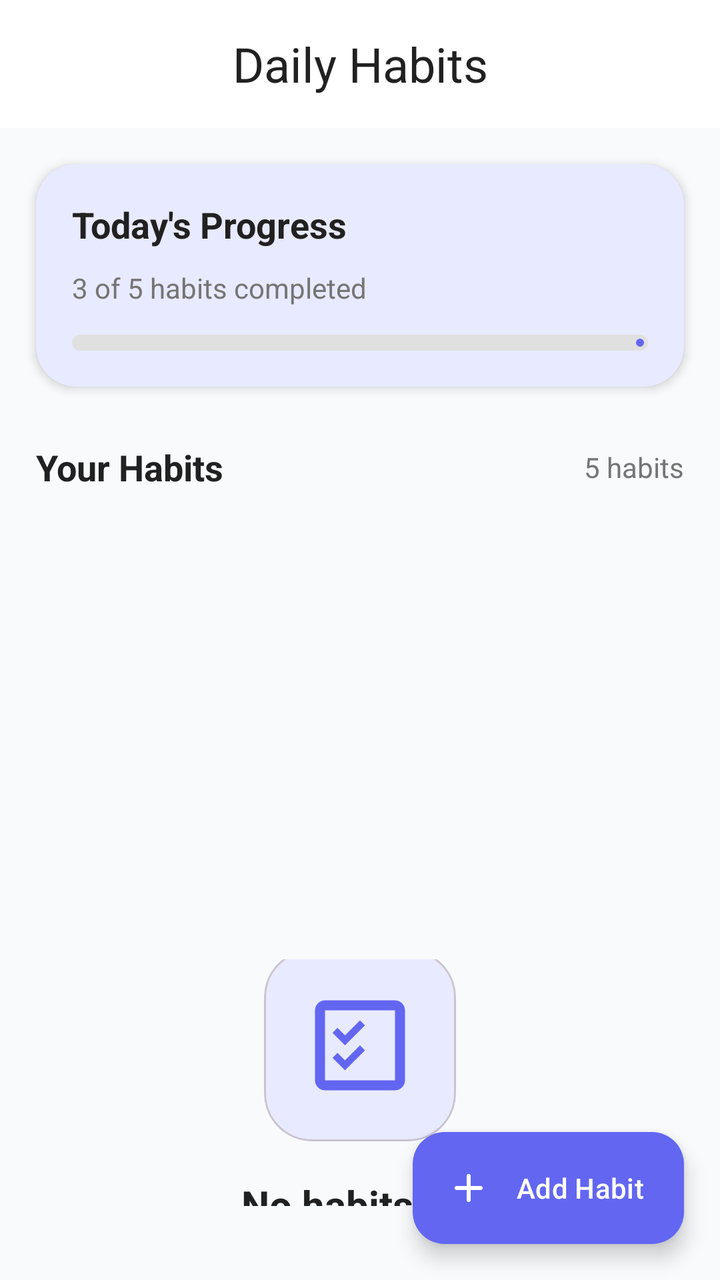
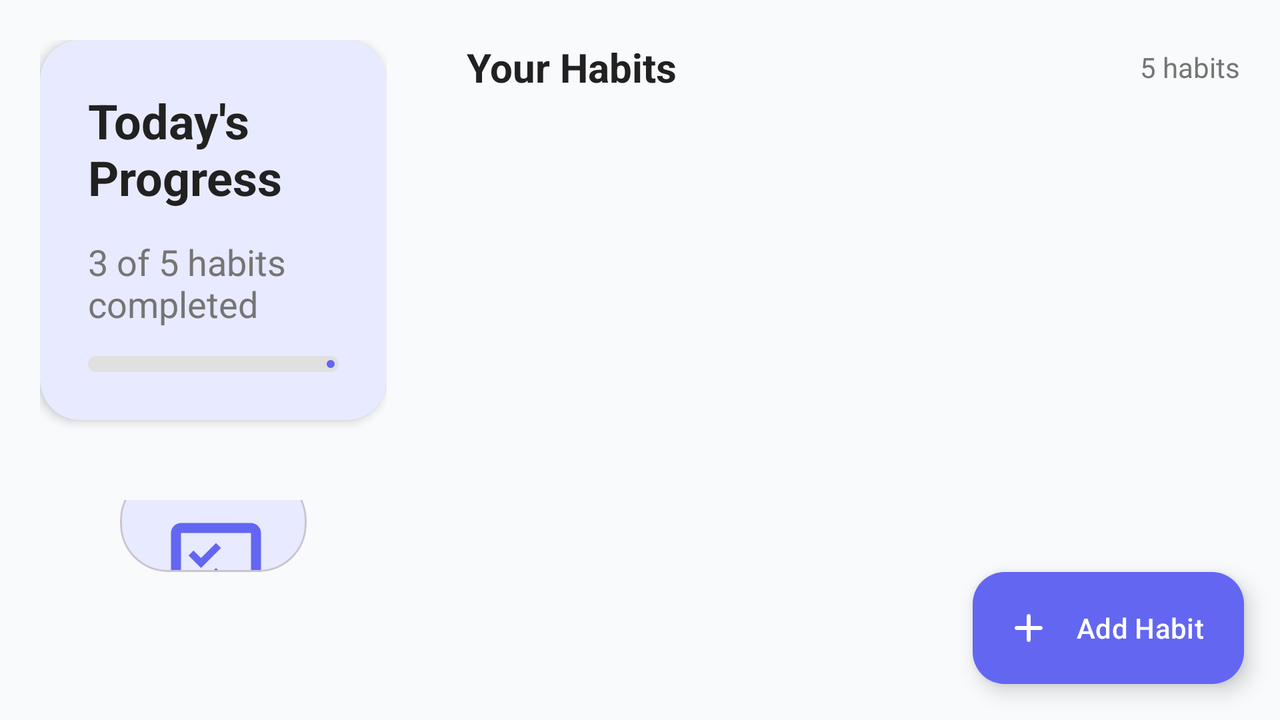

Compare how this app lays out the same screen by default and in its alternative resource folder. The renders come first, then the two layout files and the values they reference.
<!-- AndroidManifest.xml: application theme Theme.SoulFlow -->
<!-- res/layout/fragment_habits.xml -->
<?xml version="1.0" encoding="utf-8"?>
<androidx.coordinatorlayout.widget.CoordinatorLayout xmlns:android="http://schemas.android.com/apk/res/android"
    xmlns:app="http://schemas.android.com/apk/res-auto"
    xmlns:tools="http://schemas.android.com/tools"
    android:layout_width="match_parent"
    android:layout_height="match_parent"
    android:background="@color/background"
    android:fitsSystemWindows="true">

    
    <LinearLayout
        android:layout_width="match_parent"
        android:layout_height="match_parent"
        android:orientation="vertical">

        
        <com.google.android.material.appbar.AppBarLayout
            android:layout_width="match_parent"
            android:layout_height="wrap_content"
            android:background="@color/surface"
            app:elevation="0dp">

            <com.google.android.material.appbar.MaterialToolbar
                android:id="@+id/toolbar"
                android:layout_width="match_parent"
                android:layout_height="?attr/actionBarSize"
                android:paddingStart="@dimen/spacing_large"
                android:paddingEnd="@dimen/spacing_large"
                app:title="@string/habits_title"
                app:titleTextAppearance="@style/TextAppearance.Material3.HeadlineSmall"
                app:titleTextColor="@color/text_primary"
                app:titleCentered="true" />

        </com.google.android.material.appbar.AppBarLayout>

        
        <com.google.android.material.card.MaterialCardView
            android:layout_width="match_parent"
            android:layout_height="wrap_content"
            android:layout_marginHorizontal="@dimen/spacing_large"
            android:layout_marginTop="@dimen/spacing_large"
            android:layout_marginBottom="@dimen/spacing_medium"
            app:cardCornerRadius="@dimen/card_corner_radius_large"
            app:cardElevation="@dimen/card_elevation_medium"
            app:cardBackgroundColor="@color/card_habit"
            app:strokeWidth="0dp">

            <LinearLayout
                android:layout_width="match_parent"
                android:layout_height="wrap_content"
                android:orientation="vertical"
                android:padding="@dimen/spacing_large">

                <TextView
                    android:layout_width="wrap_content"
                    android:layout_height="wrap_content"
                    android:text="@string/today_progress"
                    android:textColor="@color/text_primary"
                    android:textSize="@dimen/text_size_headline_small"
                    android:textStyle="bold" />

                <TextView
                    android:id="@+id/tv_progress_summary"
                    android:layout_width="wrap_content"
                    android:layout_height="wrap_content"
                    android:layout_marginTop="@dimen/spacing_small"
                    android:text="0 of 0 habits completed"
                    android:textColor="@color/text_secondary"
                    android:textSize="@dimen/text_size_body_medium"
                    tools:text="3 of 5 habits completed" />

                <com.google.android.material.progressindicator.LinearProgressIndicator
                    android:id="@+id/progress_bar_daily"
                    android:layout_width="match_parent"
                    android:layout_height="wrap_content"
                    android:layout_marginTop="@dimen/spacing_medium"
                    android:progress="60"
                    app:trackCornerRadius="4dp"
                    app:trackThickness="8dp"
                    app:indicatorColor="@color/progress_complete"
                    app:trackColor="@color/progress_incomplete" />

            </LinearLayout>

        </com.google.android.material.card.MaterialCardView>

        
        <LinearLayout
            android:layout_width="match_parent"
            android:layout_height="wrap_content"
            android:layout_marginTop="@dimen/spacing_medium"
            android:layout_marginHorizontal="@dimen/spacing_large"
            android:layout_marginBottom="@dimen/spacing_small"
            android:orientation="horizontal"
            android:gravity="center_vertical">

            <TextView
                android:layout_width="0dp"
                android:layout_height="wrap_content"
                android:layout_weight="1"
                android:text="Your Habits"
                android:textColor="@color/text_primary"
                android:textSize="@dimen/text_size_headline_small"
                android:textStyle="bold" />

            <TextView
                android:id="@+id/tv_habit_count"
                android:layout_width="wrap_content"
                android:layout_height="wrap_content"
                android:text="0 habits"
                android:textColor="@color/text_secondary"
                android:textSize="@dimen/text_size_body_medium"
                tools:text="5 habits" />

        </LinearLayout>

        <androidx.recyclerview.widget.RecyclerView
            android:id="@+id/recycler_habits"
            android:layout_width="match_parent"
            android:layout_height="0dp"
            android:layout_weight="1"
            android:clipToPadding="false"
            android:paddingTop="@dimen/spacing_small"
            android:paddingBottom="80dp"
            tools:listitem="@layout/item_habit" />

        
        <LinearLayout
            android:id="@+id/layout_empty_state"
            android:layout_width="match_parent"
            android:layout_height="0dp"
            android:layout_weight="1"
            android:gravity="center"
            android:orientation="vertical"
            android:padding="@dimen/spacing_huge"
            android:visibility="gone"
            tools:visibility="visible">

            <com.google.android.material.card.MaterialCardView
                android:layout_width="wrap_content"
                android:layout_height="wrap_content"
                app:cardCornerRadius="24dp"
                app:cardElevation="0dp"
                app:cardBackgroundColor="@color/card_habit">

                <ImageView
                    android:layout_width="96dp"
                    android:layout_height="96dp"
                    android:padding="@dimen/spacing_large"
                    android:src="@drawable/ic_habits"
                    app:tint="@color/primary" />

            </com.google.android.material.card.MaterialCardView>

            <TextView
                android:layout_width="wrap_content"
                android:layout_height="wrap_content"
                android:layout_marginTop="@dimen/spacing_large"
                android:text="No habits yet"
                android:textColor="@color/text_primary"
                android:textSize="@dimen/text_size_headline_medium"
                android:textStyle="bold" />

            <TextView
                android:layout_width="wrap_content"
                android:layout_height="wrap_content"
                android:layout_marginTop="@dimen/spacing_small"
                android:gravity="center"
                android:text="Start building healthy habits by tapping the + button"
                android:textColor="@color/text_secondary"
                android:textSize="@dimen/text_size_body_medium" />

        </LinearLayout>

    </LinearLayout>

    
    <com.google.android.material.floatingactionbutton.ExtendedFloatingActionButton
        android:id="@+id/fab_add_habit"
        android:layout_width="wrap_content"
        android:layout_height="wrap_content"
        android:layout_gravity="bottom|end"
        android:layout_margin="@dimen/spacing_large"
        android:contentDescription="@string/add_habit"
        android:text="@string/add_habit"
        android:textColor="@color/on_primary"
        app:backgroundTint="@color/primary"
        app:icon="@drawable/ic_add"
        app:iconTint="@color/on_primary"
        app:elevation="@dimen/card_elevation_large" />

</androidx.coordinatorlayout.widget.CoordinatorLayout>
<!-- res/layout/item_habit.xml (included above) -->
<?xml version="1.0" encoding="utf-8"?>
<com.google.android.material.card.MaterialCardView xmlns:android="http://schemas.android.com/apk/res/android"
    xmlns:app="http://schemas.android.com/apk/res-auto"
    xmlns:tools="http://schemas.android.com/tools"
    android:layout_width="match_parent"
    android:layout_height="wrap_content"
    android:layout_marginHorizontal="@dimen/spacing_large"
    android:layout_marginVertical="@dimen/spacing_small"
    app:cardCornerRadius="20dp"
    app:cardElevation="8dp"
    app:cardBackgroundColor="@color/card_background"
    app:strokeWidth="0dp">

    <RelativeLayout
        android:layout_width="match_parent"
        android:layout_height="wrap_content"
        android:padding="20dp">

        
        <FrameLayout
            android:id="@+id/frame_circular_progress"
            android:layout_width="80dp"
            android:layout_height="80dp"
            android:layout_alignParentStart="true"
            android:layout_centerVertical="true">

            <com.google.android.material.progressindicator.CircularProgressIndicator
                android:id="@+id/progress_bar_habit"
                android:layout_width="80dp"
                android:layout_height="80dp"
                android:layout_gravity="center"
                android:progress="67"
                app:indicatorSize="80dp"
                app:trackThickness="8dp"
                app:indicatorColor="@color/accent_purple"
                app:trackColor="@color/progress_incomplete"
                app:trackCornerRadius="4dp" />

            <TextView
                android:id="@+id/tv_progress_percentage"
                android:layout_width="wrap_content"
                android:layout_height="wrap_content"
                android:layout_gravity="center"
                android:textColor="@color/text_primary"
                android:textSize="18sp"
                android:textStyle="bold"
                tools:text="67%" />

        </FrameLayout>

        
        <LinearLayout
            android:id="@+id/layout_habit_info"
            android:layout_width="match_parent"
            android:layout_height="wrap_content"
            android:layout_toEndOf="@id/frame_circular_progress"
            android:layout_marginStart="16dp"
            android:layout_centerVertical="true"
            android:orientation="vertical">

            
            <RelativeLayout
                android:layout_width="match_parent"
                android:layout_height="wrap_content">

                <TextView
                    android:id="@+id/tv_habit_name"
                    android:layout_width="wrap_content"
                    android:layout_height="wrap_content"
                    android:layout_alignParentStart="true"
                    android:layout_toStartOf="@+id/btn_share"
                    android:layout_marginEnd="8dp"
                    android:textColor="@color/text_primary"
                    android:textSize="18sp"
                    android:textStyle="bold"
                    android:maxLines="1"
                    android:ellipsize="end"
                    tools:text="Exercise" />

                <ImageButton
                    android:id="@+id/btn_share"
                    android:layout_width="36dp"
                    android:layout_height="36dp"
                    android:layout_toStartOf="@+id/btn_delete"
                    android:layout_marginEnd="4dp"
                    android:background="?attr/selectableItemBackgroundBorderless"
                    android:contentDescription="Share habit"
                    android:src="@drawable/ic_share"
                    android:padding="6dp"
                    app:tint="@color/text_secondary" />

                <ImageButton
                    android:id="@+id/btn_delete"
                    android:layout_width="36dp"
                    android:layout_height="36dp"
                    android:layout_alignParentEnd="true"
                    android:background="?attr/selectableItemBackgroundBorderless"
                    android:contentDescription="Delete habit"
                    android:src="@drawable/ic_delete"
                    android:padding="6dp"
                    app:tint="@color/error" />

            </RelativeLayout>

            <TextView
                android:id="@+id/tv_habit_description"
                android:layout_width="wrap_content"
                android:layout_height="wrap_content"
                android:layout_marginTop="4dp"
                android:textColor="@color/text_secondary"
                android:textSize="13sp"
                android:maxLines="2"
                android:ellipsize="end"
                android:visibility="gone"
                tools:text="Daily physical activity"
                tools:visibility="visible" />

            
            <LinearLayout
                android:layout_width="match_parent"
                android:layout_height="wrap_content"
                android:layout_marginTop="8dp"
                android:orientation="horizontal"
                android:gravity="center_vertical">

                <TextView
                    android:id="@+id/tv_progress_text"
                    android:layout_width="0dp"
                    android:layout_height="wrap_content"
                    android:layout_weight="1"
                    android:textColor="@color/primary"
                    android:textSize="14sp"
                    android:textStyle="bold"
                    tools:text="20/30 minutes" />

                <TextView
                    android:id="@+id/tv_habit_target"
                    android:layout_width="wrap_content"
                    android:layout_height="wrap_content"
                    android:textColor="@color/text_tertiary"
                    android:textSize="12sp"
                    android:visibility="gone"
                    tools:text="Target: 30" />

            </LinearLayout>

            
            <com.google.android.material.card.MaterialCardView
                android:layout_width="wrap_content"
                android:layout_height="wrap_content"
                android:layout_marginTop="8dp"
                app:cardCornerRadius="12dp"
                app:cardElevation="0dp"
                app:cardBackgroundColor="@color/card_stats">

                <TextView
                    android:id="@+id/tv_streak"
                    android:layout_width="wrap_content"
                    android:layout_height="wrap_content"
                    android:paddingHorizontal="12dp"
                    android:paddingVertical="4dp"
                    android:textColor="@color/accent_purple"
                    android:textSize="12sp"
                    android:textStyle="bold"
                    android:drawablePadding="4dp"
                    tools:text="🔥 5 days streak" />

            </com.google.android.material.card.MaterialCardView>

            
            <com.google.android.material.button.MaterialButton
                android:id="@+id/btn_toggle_completion"
                style="@style/Widget.Material3.Button.OutlinedButton"
                android:layout_width="match_parent"
                android:layout_height="42dp"
                android:layout_marginTop="12dp"
                android:text="@string/mark_complete"
                android:textSize="14sp"
                android:textAllCaps="false"
                android:textColor="@color/primary"
                app:cornerRadius="12dp"
                app:strokeColor="@color/primary"
                app:strokeWidth="1dp"
                tools:text="Mark Complete" />

        </LinearLayout>

    </RelativeLayout>

</com.google.android.material.card.MaterialCardView>
<!-- resources referenced by this layout -->
<resources>
  <color name="accent_purple">#FF8B5CF6</color>
  <color name="background">#FFF8FAFC</color>
  <color name="card_background">#FFFFFFFF</color>
  <color name="card_habit">#FFE8EAFF</color>
  <color name="error">#FFEF5350</color>
  <color name="on_primary">#FFFFFFFF</color>
  <color name="primary">#FF6366F1</color>
  <color name="progress_complete">#FF6366F1</color>
  <color name="progress_incomplete">#FFE0E0E0</color>
  <color name="surface">#FFFFFFFF</color>
  <color name="text_primary">#FF212121</color>
  <color name="text_secondary">#FF757575</color>
  <color name="text_tertiary">#FF9E9E9E</color>
  <dimen name="card_corner_radius_large">20dp</dimen>
  <dimen name="card_elevation_large">6dp</dimen>
  <dimen name="card_elevation_medium">3dp</dimen>
  <dimen name="spacing_huge">32dp</dimen>
  <dimen name="spacing_large">18dp</dimen>
  <dimen name="spacing_medium">14dp</dimen>
  <dimen name="spacing_small">10dp</dimen>
  <dimen name="text_size_body_medium">14sp</dimen>
  <dimen name="text_size_headline_medium">20sp</dimen>
  <dimen name="text_size_headline_small">18sp</dimen>
  <!-- drawable ic_add (drawable) -->
  <vector xmlns:android="http://schemas.android.com/apk/res/android"
      android:width="24dp"
      android:height="24dp"
      android:viewportWidth="24"
      android:viewportHeight="24"
      android:tint="?attr/colorOnSurface">
    
    <path
        android:fillColor="@android:color/white"
        android:pathData="M18,13h-5v5c0,0.55 -0.45,1 -1,1s-1,-0.45 -1,-1v-5H6c-0.55,0 -1,-0.45 -1,-1s0.45,-1 1,-1h5V6c0,-0.55 0.45,-1 1,-1s1,0.45 1,1v5h5c0.55,0 1,0.45 1,1S18.55,13 18,13z"/>
  </vector>
  <!-- drawable ic_habits (drawable) -->
  <vector xmlns:android="http://schemas.android.com/apk/res/android"
      android:width="24dp"
      android:height="24dp"
      android:viewportWidth="24"
      android:viewportHeight="24"
      android:tint="?attr/colorOnSurface">
    
    <path
        android:fillColor="@android:color/white"
        android:pathData="M19,3H5C3.9,3 3,3.9 3,5v14c0,1.1 0.9,2 2,2h14c1.1,0 2,-0.9 2,-2V5C21,3.9 20.1,3 19,3zM19,19H5V5h14V19z"/>
    <path
        android:fillColor="@android:color/white"
        android:pathData="M7.5,8.5l1.5,1.5 3,-3 1,1 -4,4 -2.5,-2.5z"/>
    <path
        android:fillColor="@android:color/white"
        android:pathData="M7.5,13.5l1.5,1.5 3,-3 1,1 -4,4 -2.5,-2.5z"/>
  </vector>
  <string name="add_habit">Add Habit</string>
  <string name="habits_title">Daily Habits</string>
  <string name="mark_complete">Mark Complete</string>
  <string name="today_progress">Today\'s Progress</string>
  <style name="Theme.SoulFlow" parent="Base.Theme.SoulFlow" />
  <color name="primary_variant">#FF4F46E5</color>
  <color name="secondary">#FFEC4899</color>
  <color name="on_secondary">#FFFFFFFF</color>
  <color name="secondary_variant">#FFD946A0</color>
  <color name="on_error">#FFFFFFFF</color>
  <style name="ShapeAppearance.SoulFlow.Small" parent="ShapeAppearance.Material3.SmallComponent">
          <item name="cornerFamily">rounded</item>
          <item name="cornerSize">8dp</item>
      </style>
  <style name="ShapeAppearance.SoulFlow.Medium" parent="ShapeAppearance.Material3.MediumComponent">
          <item name="cornerFamily">rounded</item>
          <item name="cornerSize">12dp</item>
      </style>
  <style name="ShapeAppearance.SoulFlow.Large" parent="ShapeAppearance.Material3.LargeComponent">
          <item name="cornerFamily">rounded</item>
          <item name="cornerSize">16dp</item>
      </style>
</resources>
<!-- res/layout-land/fragment_habits.xml (the repository's variant of the layout above) -->
<!-- drawn on the phone turned sideways -->
<?xml version="1.0" encoding="utf-8"?>
<androidx.coordinatorlayout.widget.CoordinatorLayout xmlns:android="http://schemas.android.com/apk/res/android"
    xmlns:app="http://schemas.android.com/apk/res-auto"
    xmlns:tools="http://schemas.android.com/tools"
    android:layout_width="match_parent"
    android:layout_height="match_parent"
    android:background="@color/background"
    android:fitsSystemWindows="true">

    
    <LinearLayout
        android:layout_width="match_parent"
        android:layout_height="match_parent"
        android:orientation="horizontal"
        android:baselineAligned="false">

        
        <LinearLayout
            android:layout_width="0dp"
            android:layout_height="match_parent"
            android:layout_weight="1"
            android:orientation="vertical"
            android:padding="20dp">

            <com.google.android.material.card.MaterialCardView
                android:layout_width="match_parent"
                android:layout_height="wrap_content"
                app:cardCornerRadius="@dimen/card_corner_radius_large"
                app:cardElevation="@dimen/card_elevation_medium"
                app:cardBackgroundColor="@color/card_habit"
                app:strokeWidth="0dp">

                <LinearLayout
                    android:layout_width="match_parent"
                    android:layout_height="wrap_content"
                    android:orientation="vertical"
                    android:padding="24dp">

                    <TextView
                        android:layout_width="wrap_content"
                        android:layout_height="wrap_content"
                        android:text="@string/today_progress"
                        android:textColor="@color/text_primary"
                        android:textSize="@dimen/text_size_display_small"
                        android:textStyle="bold" />

                    <TextView
                        android:id="@+id/tv_progress_summary"
                        android:layout_width="wrap_content"
                        android:layout_height="wrap_content"
                        android:layout_marginTop="@dimen/spacing_medium"
                        android:text="0 of 0 habits completed"
                        android:textColor="@color/text_secondary"
                        android:textSize="@dimen/text_size_headline_small"
                        tools:text="3 of 5 habits completed" />

                    <com.google.android.material.progressindicator.LinearProgressIndicator
                        android:id="@+id/progress_bar_daily"
                        android:layout_width="match_parent"
                        android:layout_height="wrap_content"
                        android:layout_marginTop="@dimen/spacing_medium"
                        android:progress="60"
                        app:trackCornerRadius="4dp"
                        app:trackThickness="8dp"
                        app:indicatorColor="@color/progress_complete"
                        app:trackColor="@color/progress_incomplete" />

                </LinearLayout>

            </com.google.android.material.card.MaterialCardView>

            
            <LinearLayout
                android:id="@+id/layout_empty_state"
                android:layout_width="match_parent"
                android:layout_height="0dp"
                android:layout_weight="1"
                android:gravity="center"
                android:orientation="vertical"
                android:padding="40dp"
                android:visibility="gone"
                tools:visibility="visible">

                <com.google.android.material.card.MaterialCardView
                    android:layout_width="wrap_content"
                    android:layout_height="wrap_content"
                    app:cardCornerRadius="24dp"
                    app:cardElevation="0dp"
                    app:cardBackgroundColor="@color/card_habit">

                    <ImageView
                        android:layout_width="96dp"
                        android:layout_height="96dp"
                        android:padding="@dimen/spacing_large"
                        android:src="@drawable/ic_habits"
                        app:tint="@color/primary" />

                </com.google.android.material.card.MaterialCardView>

                <TextView
                    android:layout_width="wrap_content"
                    android:layout_height="wrap_content"
                    android:layout_marginTop="@dimen/spacing_large"
                    android:text="No habits yet"
                    android:textColor="@color/text_primary"
                    android:textSize="@dimen/text_size_headline_medium"
                    android:textStyle="bold" />

                <TextView
                    android:layout_width="wrap_content"
                    android:layout_height="wrap_content"
                    android:layout_marginTop="@dimen/spacing_small"
                    android:gravity="center"
                    android:text="Start building healthy habits by tapping the + button"
                    android:textColor="@color/text_secondary"
                    android:textSize="@dimen/text_size_body_medium" />

            </LinearLayout>

        </LinearLayout>

        
        <LinearLayout
            android:layout_width="0dp"
            android:layout_height="match_parent"
            android:layout_weight="2"
            android:orientation="vertical"
            android:padding="20dp">

            <LinearLayout
                android:layout_width="match_parent"
                android:layout_height="wrap_content"
                android:layout_marginBottom="@dimen/spacing_small"
                android:orientation="horizontal"
                android:gravity="center_vertical">

                <TextView
                    android:layout_width="0dp"
                    android:layout_height="wrap_content"
                    android:layout_weight="1"
                    android:text="Your Habits"
                    android:textColor="@color/text_primary"
                    android:textSize="@dimen/text_size_headline_medium"
                    android:textStyle="bold" />

                <TextView
                    android:id="@+id/tv_habit_count"
                    android:layout_width="wrap_content"
                    android:layout_height="wrap_content"
                    android:text="0 habits"
                    android:textColor="@color/text_secondary"
                    android:textSize="@dimen/text_size_body_medium"
                    tools:text="5 habits" />

            </LinearLayout>

            <androidx.recyclerview.widget.RecyclerView
                android:id="@+id/recycler_habits"
                android:layout_width="match_parent"
                android:layout_height="0dp"
                android:layout_weight="1"
                android:clipToPadding="false"
                android:paddingBottom="80dp"
                tools:listitem="@layout/item_habit" />

        </LinearLayout>

    </LinearLayout>

    
    <com.google.android.material.floatingactionbutton.ExtendedFloatingActionButton
        android:id="@+id/fab_add_habit"
        android:layout_width="wrap_content"
        android:layout_height="wrap_content"
        android:layout_gravity="bottom|end"
        android:layout_margin="@dimen/spacing_large"
        android:contentDescription="@string/add_habit"
        android:text="@string/add_habit"
        android:textColor="@color/on_primary"
        app:backgroundTint="@color/primary"
        app:icon="@drawable/ic_add"
        app:iconTint="@color/on_primary"
        app:elevation="@dimen/card_elevation_large" />

</androidx.coordinatorlayout.widget.CoordinatorLayout>
<!-- resources referenced by the variant -->
<!-- as the phone turned sideways resolves them -->
<resources>
  <color name="accent_purple">#FF8B5CF6</color>
  <color name="background">#FFF8FAFC</color>
  <color name="card_background">#FFFFFFFF</color>
  <color name="card_habit">#FFE8EAFF</color>
  <color name="error">#FFEF5350</color>
  <color name="on_primary">#FFFFFFFF</color>
  <color name="primary">#FF6366F1</color>
  <color name="progress_complete">#FF6366F1</color>
  <color name="progress_incomplete">#FFE0E0E0</color>
  <color name="text_primary">#FF212121</color>
  <color name="text_secondary">#FF757575</color>
  <color name="text_tertiary">#FF9E9E9E</color>
  <dimen name="card_corner_radius_large">20dp</dimen>
  <dimen name="card_elevation_large">6dp</dimen>
  <dimen name="card_elevation_medium">3dp</dimen>
  <dimen name="spacing_large">18dp</dimen>
  <dimen name="spacing_medium">14dp</dimen>
  <dimen name="spacing_small">10dp</dimen>
  <dimen name="text_size_body_medium">14sp</dimen>
  <dimen name="text_size_display_small">24sp</dimen>
  <dimen name="text_size_headline_medium">20sp</dimen>
  <dimen name="text_size_headline_small">18sp</dimen>
  <!-- drawable ic_add (drawable) -->
  <vector xmlns:android="http://schemas.android.com/apk/res/android"
      android:width="24dp"
      android:height="24dp"
      android:viewportWidth="24"
      android:viewportHeight="24"
      android:tint="?attr/colorOnSurface">
    
    <path
        android:fillColor="@android:color/white"
        android:pathData="M18,13h-5v5c0,0.55 -0.45,1 -1,1s-1,-0.45 -1,-1v-5H6c-0.55,0 -1,-0.45 -1,-1s0.45,-1 1,-1h5V6c0,-0.55 0.45,-1 1,-1s1,0.45 1,1v5h5c0.55,0 1,0.45 1,1S18.55,13 18,13z"/>
  </vector>
  <!-- drawable ic_habits (drawable) -->
  <vector xmlns:android="http://schemas.android.com/apk/res/android"
      android:width="24dp"
      android:height="24dp"
      android:viewportWidth="24"
      android:viewportHeight="24"
      android:tint="?attr/colorOnSurface">
    
    <path
        android:fillColor="@android:color/white"
        android:pathData="M19,3H5C3.9,3 3,3.9 3,5v14c0,1.1 0.9,2 2,2h14c1.1,0 2,-0.9 2,-2V5C21,3.9 20.1,3 19,3zM19,19H5V5h14V19z"/>
    <path
        android:fillColor="@android:color/white"
        android:pathData="M7.5,8.5l1.5,1.5 3,-3 1,1 -4,4 -2.5,-2.5z"/>
    <path
        android:fillColor="@android:color/white"
        android:pathData="M7.5,13.5l1.5,1.5 3,-3 1,1 -4,4 -2.5,-2.5z"/>
  </vector>
  <string name="add_habit">Add Habit</string>
  <string name="mark_complete">Mark Complete</string>
  <string name="today_progress">Today\'s Progress</string>
  <style name="Theme.SoulFlow" parent="Base.Theme.SoulFlow" />
  <color name="primary_variant">#FF4F46E5</color>
  <color name="secondary">#FFEC4899</color>
  <color name="on_secondary">#FFFFFFFF</color>
  <color name="secondary_variant">#FFD946A0</color>
  <color name="on_error">#FFFFFFFF</color>
  <color name="surface">#FFFFFFFF</color>
  <style name="ShapeAppearance.SoulFlow.Small" parent="ShapeAppearance.Material3.SmallComponent">
          <item name="cornerFamily">rounded</item>
          <item name="cornerSize">8dp</item>
      </style>
  <style name="ShapeAppearance.SoulFlow.Medium" parent="ShapeAppearance.Material3.MediumComponent">
          <item name="cornerFamily">rounded</item>
          <item name="cornerSize">12dp</item>
      </style>
  <style name="ShapeAppearance.SoulFlow.Large" parent="ShapeAppearance.Material3.LargeComponent">
          <item name="cornerFamily">rounded</item>
          <item name="cornerSize">16dp</item>
      </style>
</resources>
